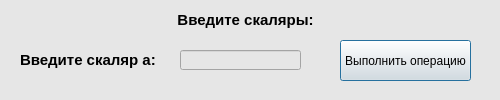
<?xml version="1.0" encoding="UTF-8"?>
<ui version="4.0">
 <class>Dialog</class>
 <widget class="QDialog" name="Dialog">
  <property name="geometry">
   <rect>
    <x>0</x>
    <y>0</y>
    <width>500</width>
    <height>100</height>
   </rect>
  </property>
  <property name="minimumSize">
   <size>
    <width>500</width>
    <height>100</height>
   </size>
  </property>
  <property name="maximumSize">
   <size>
    <width>500</width>
    <height>100</height>
   </size>
  </property>
  <property name="windowTitle">
   <string>Ошибка</string>
  </property>
  <property name="styleSheet">
   <string notr="true">background-color: rgb(230, 230, 230);</string>
  </property>
  <widget class="QLabel" name="title_A_3">
   <property name="geometry">
    <rect>
     <x>20</x>
     <y>10</y>
     <width>451</width>
     <height>20</height>
    </rect>
   </property>
   <property name="font">
    <font>
     <family>MS Shell Dlg 2</family>
     <pointsize>11</pointsize>
     <weight>75</weight>
     <bold>true</bold>
    </font>
   </property>
   <property name="text">
    <string>&lt;html&gt;&lt;head/&gt;&lt;body&gt;&lt;p align=&quot;center&quot;&gt;Введите скаляры:&lt;/p&gt;&lt;/body&gt;&lt;/html&gt;</string>
   </property>
  </widget>
  <widget class="QLabel" name="title_A_6">
   <property name="geometry">
    <rect>
     <x>20</x>
     <y>50</y>
     <width>151</width>
     <height>20</height>
    </rect>
   </property>
   <property name="font">
    <font>
     <family>MS Shell Dlg 2</family>
     <pointsize>11</pointsize>
     <weight>75</weight>
     <bold>true</bold>
    </font>
   </property>
   <property name="text">
    <string>Введите скаляр a:</string>
   </property>
  </widget>
  <widget class="QLineEdit" name="scalar">
   <property name="geometry">
    <rect>
     <x>180</x>
     <y>50</y>
     <width>121</width>
     <height>20</height>
    </rect>
   </property>
  </widget>
  <widget class="QPushButton" name="pushButton_2">
   <property name="geometry">
    <rect>
     <x>340</x>
     <y>40</y>
     <width>131</width>
     <height>41</height>
    </rect>
   </property>
   <property name="text">
    <string>Выполнить операцию</string>
   </property>
  </widget>
 </widget>
 <resources/>
 <connections/>
</ui>
